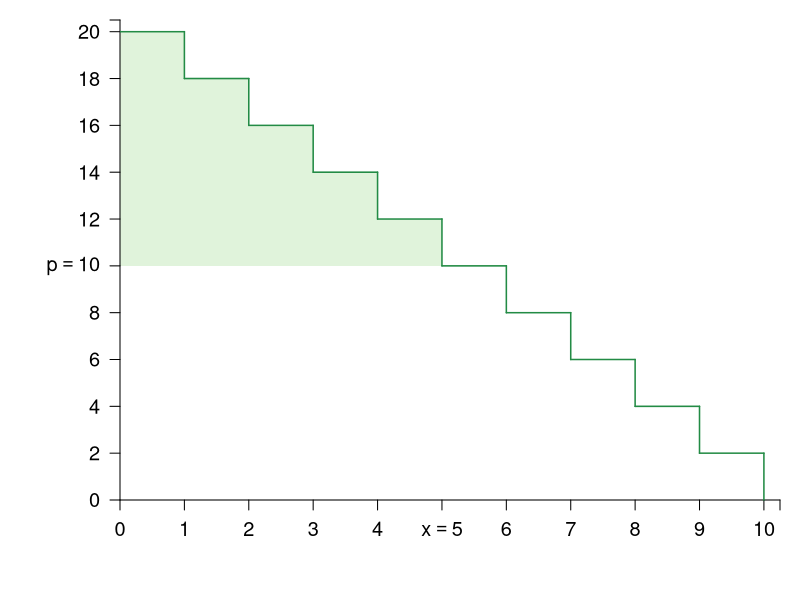

Generate this figure with R: (Note: this script raises an error after producing the figure.)
require(shape)
pdf(file = "indmarketdemand/harriet_cs_wtp.pdf", width = 9, height = 7)

#Set parameters for graphics
pointsize <- 1.8
axislabelsize <- 1.8
labelsize <- 1.5
namesize <- 1.8
annotatesize <- 1.5
graphlinewidth <- 2
segmentlinewidth <- 1.5

COL <- c("#7fc97f", "#beaed4", "#fdc086", "#ffff99", "#386cb0", "#f0027f", "#bf5b17", "#666666")
COLA <- c("#e0f3db", "#99d8c9","#66c2a4","#41ae76", "#238b45", "#005824")
COLB <- c("#c6dbef", "#4eb3d3", "#2b8cbe", "#0868ac","#084081")
COLC <- c("#fcfbfd", "#efedf5", "#dadaeb", "#bcbddc", "#9e9ac8", "#807dba", "#6a51a3", "#54278f", "#3f007d")

par(mar =  c(5, 6, 1, 1))

xlims <- c(0, 10.25)
ylims <- c(0, 20.5)

npts <- 501 

plot(0, 0, xlim = xlims, ylim = ylims, type = "n",
     xlab = expression(paste("")),
     ylab = expression(paste("")), 
     xaxt = "n", 
     yaxt = "n", 
     cex.lab = axislabelsize, 
     bty = "n",
     xaxs="i", 
     yaxs="i")

# ticksy <- seq(from = 0, to = ylims[2], by = 2)
# ylabels <- seq(from = 0, to = ylims[2], by = 2)
# ticksx <- seq(from = 0, to = xlims[2], by = 2)
# xlabels <- seq(from = 0, to = xlims[2], by = 2)
shares <- seq(0,10,1)
costs <- seq(20,0,-2)
prices <- c(10, 3.5)
#smoothed line
#segments(shares[1], costs[1] - 0.1, shares[7], costs[6] + 0.25, lty = 1, col = COLA[5] , lwd = segmentlinewidth)

ticksy <- c(0, seq(2,20,2), ylims[2])
ylabels <- c(seq(0,8,2), expression(paste(p == 10)), seq(12,20,2), NA)
ticksx <- c(0, seq(1,10,1), xlims[2])
#xlabels <- c(NA, expression(paste(x[I])), expression(paste(x[J])), expression(paste(x[K])), expression(paste(x[L])), expression(paste(x[M])), expression(paste(x[N])), NA)
#xlabels <- c(NA, expression(paste(x[I])), expression(paste(x[I] + x[J])), expression(paste(x[I] + x[J]+ x[K])), expression(paste(x[I] + x[J]+ x[K] + x[L])), expression(paste(x[I] + x[J]+ x[K] + x[L]+ x[M])), expression(paste(x[I] + x[J]+ x[K] + x[L]+ x[M] + x[N])), NA)
xlabels <- c(seq(0,4,1), expression(paste(x == 5)), seq(6,10,1),NA)

#Profit rectangles
#Before 'axis' call for layering purposes

#Firm i
rect(shares[1], costs[1], shares[2], prices[1], col = COLA[1], density = NULL, border = NA)
rect(shares[2], costs[2], shares[3], prices[1], col = COLA[1], density = NULL, border = NA)
rect(shares[3], costs[3], shares[4], prices[1], col = COLA[1], density = NULL, border = NA)
rect(shares[4], costs[4], shares[5], prices[1], col = COLA[1], density = NULL, border = NA)
rect(shares[5], costs[5], shares[6], prices[1], col = COLA[1], density = NULL, border = NA)

axis(1, at = ticksx, pos = 0, labels = xlabels, cex.axis = labelsize - 0.3)
axis(2, at = ticksy, pos = 0, labels = ylabels, las = 1, cex.axis = labelsize - 0.3)


#Line for wtp
##Step 1
segments(shares[1], costs[1], shares[2], costs[1], lty = 1, col = COLA[5] , lwd = segmentlinewidth)
segments(shares[2], costs[1], shares[2], costs[2], lty = 1, col = COLA[5] , lwd = segmentlinewidth)
#text((shares[1] + shares[2])/2, costs[1] - 0.2, expression("Firm I"), cex = labelsize)

##Step 2
segments(shares[2], costs[2], shares[3], costs[2], lty = 1, col = COLA[5] , lwd = segmentlinewidth)
segments(shares[3], costs[2], shares[3], costs[3], lty = 1, col = COLA[5] , lwd = segmentlinewidth)
#text((shares[2] + shares[3])/2, costs[2] - 0.2, expression("Firm J"), cex = labelsize)

##Step 3
segments(shares[3], costs[3], shares[4], costs[3], lty = 1, col = COLA[5] , lwd = segmentlinewidth)
segments(shares[4], costs[3], shares[4], costs[4], lty = 1, col = COLA[5] , lwd = segmentlinewidth)
#text((shares[3] + shares[4])/2, costs[3] - 0.2, expression("Firm K"), cex = labelsize)

##Step 4
segments(shares[4], costs[4], shares[5], costs[4], lty = 1, col = COLA[5] , lwd = segmentlinewidth)
segments(shares[5], costs[4], shares[5], costs[5], lty = 1, col = COLA[5] , lwd = segmentlinewidth)
#text((shares[4] + shares[5])/2, costs[4] - 0.2, expression("Firm L"), cex = labelsize)

##Step 5
segments(shares[5], costs[5], shares[6], costs[5], lty = 1, col = COLA[5] , lwd = segmentlinewidth)
segments(shares[6], costs[5], shares[6], costs[6], lty = 1, col = COLA[5] , lwd = segmentlinewidth)
#text((shares[5] + shares[6])/2, costs[5] - 0.2, expression("Firm M"), cex = labelsize)

##Step 6
segments(shares[6], costs[6], shares[7], costs[6], lty = 1, col = COLA[5] , lwd = segmentlinewidth)
segments(shares[7], costs[6], shares[7], costs[7], lty = 1, col = COLA[5] , lwd = segmentlinewidth, xpd = TRUE)
#text((shares[6] + shares[7])/2, costs[6] - 0.2, expression("Firm N"), cex = labelsize)

##Step 7
segments(shares[7], costs[7], shares[8], costs[7], lty = 1, col = COLA[5] , lwd = segmentlinewidth)
segments(shares[8], costs[7], shares[8], costs[8], lty = 1, col = COLA[5] , lwd = segmentlinewidth, xpd = TRUE)

##Step 8
segments(shares[8], costs[8], shares[9], costs[8], lty = 1, col = COLA[5] , lwd = segmentlinewidth)
segments(shares[9], costs[8], shares[9], costs[9], lty = 1, col = COLA[5] , lwd = segmentlinewidth, xpd = TRUE)

##Step 9
segments(shares[9], costs[9], shares[10], costs[9], lty = 1, col = COLA[5] , lwd = segmentlinewidth)
segments(shares[10], costs[9], shares[10], costs[10], lty = 1, col = COLA[5] , lwd = segmentlinewidth, xpd = TRUE)

##Step 10
segments(shares[10], costs[10], shares[11], costs[10], lty = 1, col = COLA[5] , lwd = segmentlinewidth)
segments(shares[11], costs[10], shares[11], costs[11], lty = 1, col = COLA[5] , lwd = segmentlinewidth, xpd = TRUE)


# #Equilibrium price and quantity
# segments(0, 3, 3, 3, lty = 2, "gray" , lwd = segmentlinewidth)
# segments(3, 0, 3, 3, lty = 2, "gray" , lwd = segmentlinewidth)

#For market price
segments(5, 0, 5, 10, lty = 2, col = Grays[20] , lwd = segmentlinewidth)

#Label axes
#mtext(expression(paste("Quantity of output, ", x)), side=1, line = 2.5, cex = axislabelsize)
text(0.5*xlims[2], -2.6, expression(paste("Quantity, ", x)), xpd = TRUE, cex = axislabelsize) 
text(-1.3, 0.5*ylims[2], expression(paste("Price per unit ($), ", p)), xpd = TRUE, cex = axislabelsize, srt = 90) 
# 
# points(50, 10, pch = 16, col = "black", cex = 1.5)
# text(52, 10.5, expression(M))
# text(4.4, 0.7, expression("Buyers'"), cex = labelsize)
# text(4.4, 0.45, expression("Market Demand"), cex = labelsize)
text(7.5, 3, expression("Buyer's demand or"), cex = labelsize)
text(7.5, 2, expression("willingness to pay"), cex = labelsize)


# text(0.27, 2.6, expression("Equilibrium Price"), cex = labelsize)
# text(0.27, 2.4, expression("falls in this range"), cex = labelsize)
# Arrows(0.55, 2.1, 0.55, 2.9, col = "black", code =3, lty = 1, lwd = 2, arr.type = "triangle", arr.lwd = 0.5)


#Indicator lines
#Vertical lines
# segments(shares[2], 0, shares[2], costs[1], lty = 2, col = "darkgrey", lwd = segmentlinewidth)
# segments(shares[3], 0, shares[3], costs[2], lty = 2, col = "darkgrey", lwd = segmentlinewidth)
# segments(shares[4], 0, shares[4], costs[3], lty = 2, col = "darkgrey", lwd = segmentlinewidth)
# segments(shares[5], 0, shares[5], costs[4], lty = 2, col = "darkgrey", lwd = segmentlinewidth)
# segments(shares[6], 0, shares[6], costs[5], lty = 2, col = "darkgrey", lwd = segmentlinewidth)
# segments(shares[7], 0, shares[7], costs[6], lty = 2, col = "darkgrey", lwd = segmentlinewidth)
# 

#horizontal lines
segments(0, prices[1], xlims[2], prices[1], lty = 1, col = COLB[4], lwd = segmentlinewidth)
# segments(0, costs[2], shares[2], costs[2], lty = 2, col = "darkgrey", lwd = segmentlinewidth)
# segments(0, costs[3], shares[3], costs[3], lty = 2, col = "darkgrey", lwd = segmentlinewidth)
# segments(0, costs[4], shares[4], costs[4], lty = 2, col = "darkgrey", lwd = segmentlinewidth)
# segments(0, costs[5], shares[5], costs[5], lty = 2, col = "darkgrey", lwd = segmentlinewidth)
# segments(0, costs[6], shares[6], costs[6], lty = 2, col = "darkgrey", lwd = segmentlinewidth)

#Label economic profit
text(2 , prices[1] + 3, expression("Consumer"), cex = labelsize)
text(2 , prices[1] + 2, expression("surplus"), cex = labelsize)

text(8.5, prices[1] + 0.7, expression(paste("Market price, ", p == 10)), cex = labelsize)
#text((shares[1] + shares[4])/2 , prices[1] - 0.2, expression("Economic profit"), cex = labelsize)

dev.off()
